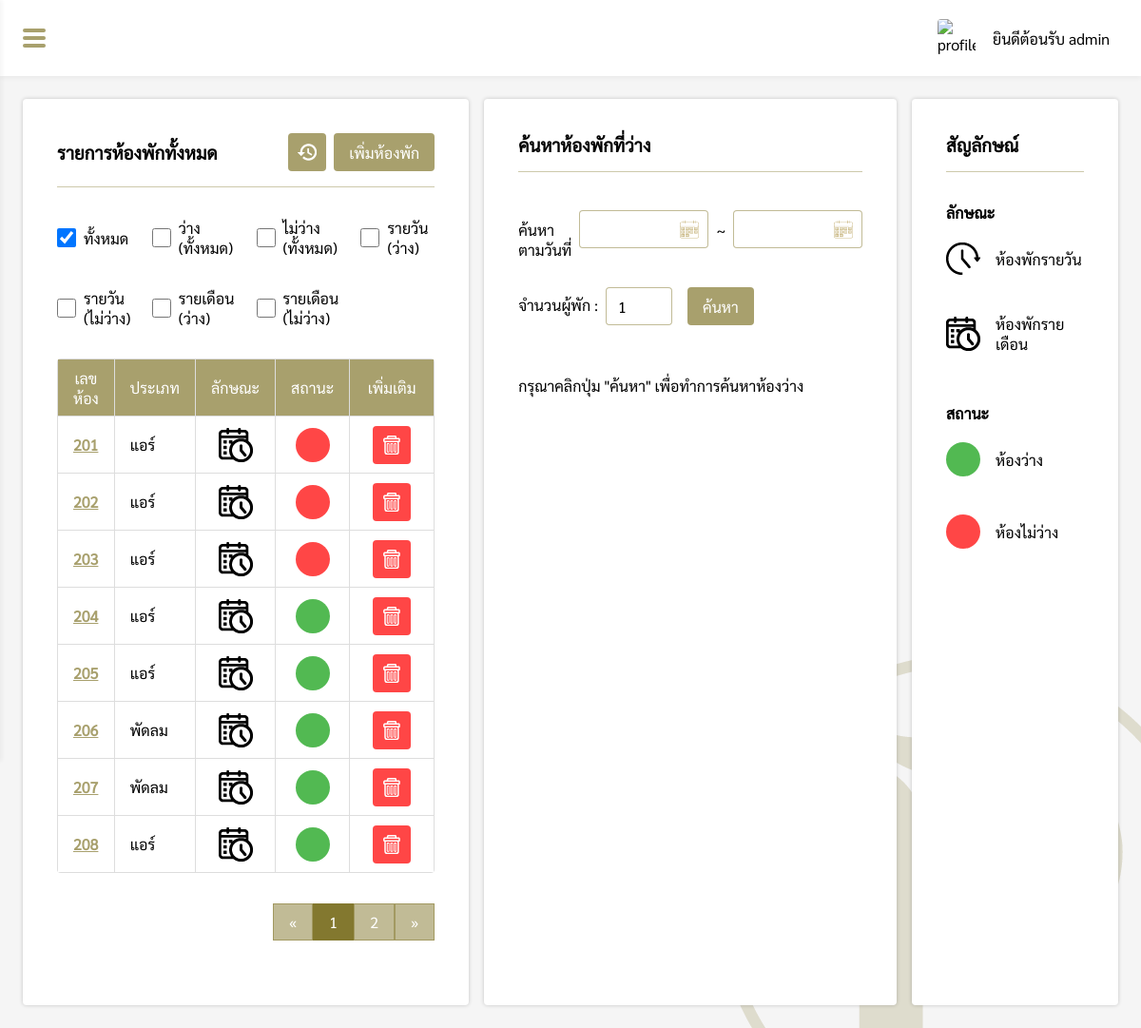
The page /pages/manage/roomList/index.php (signed in) on the database its author committed.
### tables this page shows
CREATE TABLE `roomlist` (
  `room_id` varchar(200) NOT NULL,
  `room_type` varchar(200) NOT NULL,
  `room_cat` varchar(20) NOT NULL,
  `room_status` varchar(200) NOT NULL
);

### pages/manage/roomList/index.php (the view, shortened to what this page needs)
<?php
if($_SESSION["level"] == "admin" || $_SESSION["level"] == "employee"){
    include("../../connection.php");
    $check = @$_REQUEST['Status'];
    $check2 = @$_REQUEST['style'];
    $from = @$_REQUEST['from'];
    $to = @$_REQUEST['to'];
    $people = @$_REQUEST['people'];
?>
<!DOCTYPE html>
<html lang="en">
<head>
    <link rel="stylesheet" href="../../../css/roomList.css">
    <link rel="stylesheet" href="../../../css/my-style.css">
    <link rel="stylesheet" href="../../../css/navbar.css">
</head>
<body>
    <?php include("../../../components/sidebar.php"); ?>
    <div class="box">
        <div id="box-padding" style="padding:24px;">
            <div class="box-grid">
                <div class="roomList-box">
                    <div class="header">
                        <h3>รายการห้องพักทั้งหมด</h3>
                        <div style="position:relative;">
                            <div class="option-grid" <?php if($_SESSION["level"] == "employee"){ echo "style='display:flex;'"; } ?>>
                                <a href="roomHistory.php"><button class="history-btn"></button></a>
                                <?php
                                if($_SESSION["level"] == "admin"){
                                ?>
                                <button id="addRoom">เพิ่มห้องพัก</button>
                                <?php } ?>
                            </div>
                        </div>
                    </div>
                    <div class="hr"></div>
                    <div class="checkbox-grid">
                        <div class="sub-checkbox-grid">
                            <input type="checkbox" name="" id="all" <?php if($check == ""){ echo "checked"; }?>>
                            <label>ทั้งหมด</label>
                        </div>
                        <div class="sub-checkbox-grid">
                            <input type="checkbox" name="" id="avai_all"
                                <?php if($check == "avai_all"){ echo "checked"; }?>>
                            <label>ว่าง (ทั้งหมด)</label>
                        </div>
                        <div class="sub-checkbox-grid">
                            <input type="checkbox" name="" id="unavai_all"
                                <?php if($check == "unavai_all"){ echo "checked"; }?>>
                            <label>ไม่ว่าง (ทั้งหมด)</label>
                        </div>
                        <div class="sub-checkbox-grid">
                            <input type="checkbox" name="" id="avai_daily"
                                <?php if($check == "avai_daily"){ echo "checked"; }?>>
                            <label>รายวัน (ว่าง)</label>
                        </div>
                        <div class="sub-checkbox-grid">
                            <input type="checkbox" name="" id="unavai_daily"
                                <?php if($check == "unavai_daily"){ echo "checked"; }?>>
                            <label>รายวัน (ไม่ว่าง)</label>
                        </div>
                        <div class="sub-checkbox-grid">
                            <input type="checkbox" name="" id="avai_month"
                                <?php if($check == "avai_month"){ echo "checked"; }?>>
                            <label>รายเดือน (ว่าง)</label>
                        </div>
                        <div class="sub-checkbox-grid">
                            <input type="checkbox" name="" id="unavai_month"
                                <?php if($check == "unavai_month"){ echo "checked"; }?>>
                            <label>รายเดือน (ไม่ว่าง)</label>
                        </div>
                    </div>
                    <?php
                    $perpage = 8;
                    if(isset($_GET['page'])){
                        $page = $_GET['page'];
                    }else{
                        $page = 1;
                    }
                    $start = ($page - 1) * $perpage;
                    if($check == "avai_all"){
                        $sql = "SELECT room_id, room_type, room_cat, room_status FROM roomlist WHERE room_status = 'ว่าง' ORDER BY room_id LIMIT {$start} , {$perpage}";
                    }else if($check == "unavai_all"){
                        $sql = "SELECT room_id, room_type, room_cat, room_status FROM roomlist WHERE room_status = 'ไม่ว่าง' ORDER BY room_id LIMIT {$start} , {$perpage}";
                    }else if($check == "avai_daily"){
                        $sql = "SELECT room_id, room_type, room_cat, room_status FROM roomlist WHERE room_status = 'ว่าง' AND room_cat = 'รายวัน' ORDER BY room_id LIMIT {$start} , {$perpage}";
                    }else if($check == "unavai_daily"){
                        $sql = "SELECT room_id, room_type, room_cat, room_status FROM roomlist WHERE room_status = 'ไม่ว่าง' AND room_cat = 'รายวัน' ORDER BY room_id LIMIT {$start} , {$perpage}";
                    }else if($check == "avai_month"){
                        $sql = "SELECT room_id, room_type, room_cat, room_status FROM roomlist WHERE room_status = 'ว่าง' AND room_cat = 'รายเดือน' ORDER BY room_id LIMIT {$start} , {$perpage}";
                    }else if($check == "unavai_month"){
                        $sql = "SELECT room_id, room_type, room_cat, room_status FROM roomlist WHERE room_status = 'ไม่ว่าง' AND room_cat = 'รายเดือน' ORDER BY room_id LIMIT {$start} , {$perpage}";
                    }else{
                        $sql = "SELECT room_id, room_type, room_cat, room_status FROM roomlist ORDER BY room_id LIMIT {$start} , {$perpage}";
                    }
                    $result = $conn->query($sql);
                    if ($result->num_rows > 0) {
                    ?>
                    <div style="overflow-x: auto;overflow-y:hidden;">
                        <table>
                            <tr>
                                <th>เลขห้อง</th>
                                <th>ประเภท</th>
                                <th>ลักษณะ</th>
                                <th>สถานะ</th>
                                <?php
                                if($_SESSION["level"] == "admin"){
                                ?>
                                <th>เพิ่มเติม</th>
                                <?php } ?>
                            </tr>
                            <?php
                            while($row = $result->fetch_assoc()) {
                            ?>
                            <tr>
                                <td><a href="<?php if($row["room_cat"] == "รายเดือน"){ echo "room_id.php?ID=".$row['room_id']; }else if($row["room_cat"] == "รายวัน"){ echo "roomdaily_id.php?ID=".$row['room_id']; } ?>"><?php echo $row["room_id"]; ?></a>
                                </td>
                                <td><?php echo $row["room_type"]; ?></td>
                                <td>
                                    <img id="cat" src="<?php if($row['room_cat'] == 'รายวัน'){ echo '../../../img/tool/clock-icon.png'; }else if($row['room_cat'] == 'รายเดือน'){ echo '../../../img/tool/calendar-icon.png'; } ?>" alt="category-icon">
                                </td>
                                <td><?php if($row["room_status"] == "ว่าง"){ echo "<div class='status-available'></div>"; }else{ echo "<div class='status-unavailable'></div>"; } ?></td>
                                <?php
                                if($_SESSION["level"] == "admin"){
                                ?>
                                <td>
                                    <div style="display:flex;justify-content:center;">
                                        <button id="<?php echo $row['room_id']; ?>" class="del-btn"></button>
                                    </div>
                                </td>
                                <?php } ?>
                            </tr>
                            <?php } ?>
                        </table>
                    </div>
                    <?php
                    if($check == "avai_all"){
                        $sql2 = "SELECT * FROM roomlist WHERE room_status = 'ว่าง'";
                    }else if($check == "unavai_all"){
                        $sql2 = "SELECT * FROM roomlist WHERE room_status = 'ไม่ว่าง'";
                    }else if($check == "avai_daily"){
                        $sql2 = "SELECT * FROM roomlist WHERE room_status = 'ว่าง' AND room_cat = 'รายวัน'";
                    }else if($check == "unavai_daily"){
                        $sql2 = "SELECT * FROM roomlist WHERE room_status = 'ไม่ว่าง' AND room_cat = 'รายวัน'";
                    }else if($check == "avai_month"){
                        $sql2 = "SELECT * FROM roomlist WHERE room_status = 'ว่าง' AND room_cat = 'รายเดือน'";
                    }else if($check == "unavai_month"){
                        $sql2 = "SELECT * FROM roomlist WHERE room_status = 'ว่าง' AND room_cat = 'รายเดือน'";
                    }else{
                        $sql2 = "SELECT * FROM roomlist";
                    }
                    $query2 = mysqli_query($conn, $sql2);
                    $total_record = mysqli_num_rows($query2);
                    $total_page = ceil($total_record / $perpage);
                    ?>
                    <div style="display:flex;justify-content:flex-end">
                        <div class="pagination">
                            <?php
                            if($check == "avai_all"){
                            ?>
                            <a href="index.php?Status=avai_all&page=1">&laquo;</a>
                            <?php for($i=1;$i<=$total_page;$i++){ ?>
                            <a href="index.php?Status=avai_all&page=<?php echo $i; ?>"
                                <?php if($page == $i){ echo "style='background-color: rgb(131, 120, 47, 1);color:#fff;'"; }?>><?php echo $i; ?></a>
                            <?php } ?>
                            <a href="index.php?Status=avai_all&page=<?php echo $total_page; ?>">&raquo;</a>
                            <?php
                            }else{
                            ?>
                            <a href="index.php?page=1">&laquo;</a>
                            <?php for($i=1;$i<=$total_page;$i++){ ?>
                            <a href="index.php?page=<?php echo $i; ?>"
                                <?php if($page == $i){ echo "style='background-color: rgb(131, 120, 47, 1);color:#fff;'"; }?>><?php echo $i; ?></a>
                            <?php } ?>
                            <a href="index.php?page=<?php echo $total_page; ?>">&raquo;</a>
                            <?php } ?>
                        </div>
                    </div>
                    <?php
                    }
                    ?>
                </div>
                <div class="roomList-box">
                    <h3>ค้นหาห้องพักที่ว่าง</h3>
                    <div class="hr"></div>
                    <div id="padding-searchbox" style="padding-top:32px;">
                        <div class="search">
                            <p style="padding:10px 8px 0 0;">ค้นหาตามวันที่</p>
                            <div id="from_box" style="position:relative;">
                                <input type="text" id="date_from" class="roundtrip-input"
                                    value="<?php if(isset($from)){ echo DateThai($from); }?>">
                                <h5 id="error-text" style="color:red;padding-top:4px;"></h5>
                            </div>
                            <label style="padding:10px 8px 0 8px;">~</label>
                            <div id="to_box" style="position:relative;">
                                <input type="text" id="date_to" class="roundtrip-input"
                                    value="<?php if(isset($to)){ echo DateThai($to); }?>">
                            </div>
                        </div>
                        <div style="height:81px;padding-top:20px;display:flex;align-items:flex-start;">
                            <label style="padding-top:8px;">จำนวนผู้พัก :</label>
                            <div>
                                <input id="people" type="text" style="margin:0 8px;" min="1"
                                    value="<?php if(isset($people)){ echo $people; }else{ echo 1; } ?>"
                                    maxlength="2">
                                <h5 id="error-number" style="color:red;padding:4px 0 0 8px;"></h5>
                            </div>
                            <button id="search_room" type="button">ค้นหา</button>
                        </div>
                        <div>
                            <?php
                            if(isset($from) && isset($to) && $check2 == "daily"){
                                $count_all_dailyRoom = mysqli_query($conn, "SELECT SUM(room_type = 'แอร์') AS room_daily_air, SUM(room_type = 'พัดลม') AS room_daily_fan FROM roomlist WHERE room_status = 'ว่าง' AND room_cat = 'รายวัน' ");
                                $result_all_dailyRoom = mysqli_fetch_assoc($count_all_dailyRoom);
                                $count_daily = mysqli_query($conn, "SELECT SUM(air_room) AS daily_count_air, SUM(fan_room) AS daily_count_fan FROM daily WHERE (check_in BETWEEN '$from' AND '$to') OR (check_out BETWEEN '$from' AND '$to') OR ('$from' BETWEEN check_in AND check_out) OR ('$to' BETWEEN check_in AND check_out )");
                                $result_daily = mysqli_fetch_assoc($count_daily);
                                $total_air_avai = intval($result_all_dailyRoom["room_daily_air"]) - intval($result_daily["daily_count_air"]);
                                $total_fan_avai = intval($result_all_dailyRoom["room_daily_fan"]) - intval($result_daily["daily_count_fan"]);
                            }else{
                                echo '<div style="padding-top:32px;">กรุณาคลิกปุ่ม "ค้นหา" เพื่อทำการค้นหาห้องว่าง</div>';
                            }
                            ?>
                        </div>
                    </div>
                </div>
                <div class="roomList-box">
                    <h3>สัญลักษณ์</h3>
                    <div class="hr"></div>
                    <div style="padding-top:32px;">
                        <h4>ลักษณะ</h4>
                        <div class="icon-grid">
                            <img src="../../../img/tool/clock-icon.png" alt="">
                            <p>ห้องพักรายวัน</p>
                        </div>
                        <div class="icon-grid">
                            <img src="../../../img/tool/calendar-icon.png" alt="">
                            <p>ห้องพักรายเดือน</p>
                        </div>
                    </div>
                    <div style="padding-top:32px;">
                        <h4>สถานะ</h4>
                        <div class="icon-grid">
                            <div class="status-available"></div>
                            <p>ห้องว่าง</p>
                        </div>
                        <div class="icon-grid">
                            <div class="status-unavailable"></div>
                            <p>ห้องไม่ว่าง</p>
                        </div>
                    </div>
                </div>
            </div>
        </div>
    </div>
</body>
</html>
<?php
}else{
    Header("Location: ../../login.php");
}

### rows shown on the page
roomlist: room_id "201", room_type "แอร์", room_status "ไม่ว่าง" (drawn)
roomlist: room_id "202", room_type "แอร์", room_status "ไม่ว่าง" (drawn)
roomlist: room_id "203", room_type "แอร์", room_status "ไม่ว่าง" (drawn)
roomlist: room_id "204", room_type "แอร์", room_status "ว่าง" (drawn)
roomlist: room_id "205", room_type "แอร์", room_status "ว่าง" (drawn)
roomlist: room_id "206", room_type "พัดลม", room_status "ว่าง" (drawn)
roomlist: room_id "207", room_type "พัดลม", room_status "ว่าง" (drawn)
roomlist: room_id "208", room_type "แอร์", room_status "ว่าง" (drawn)

### other values the page prints
$_SESSION['name'] "admin"
